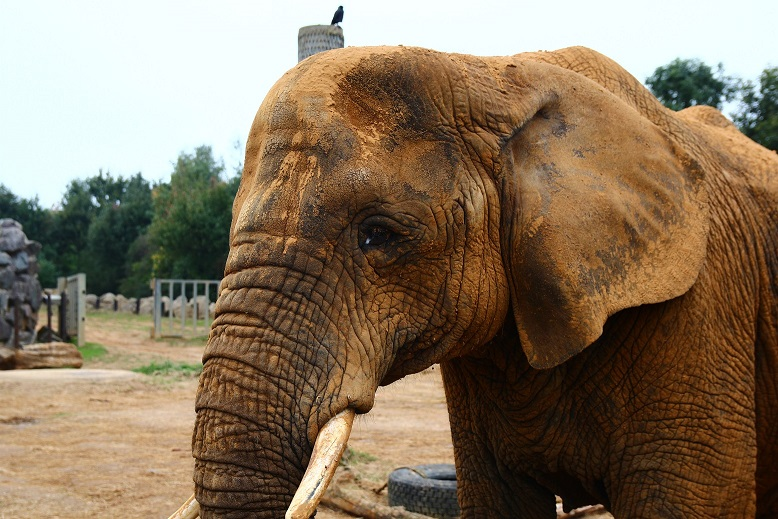
#> input picture images/elephant.jpg, 778 x 519 px
$ python edge_detect.py   (older library calls are emulated)
#> lines starting #> are read from the running program, lines starting #| are printed output that depends on the picture; after the words box and inside, x2 and y2 are one past the last pixel; in counts of white or black regions, pixels touching at a corner belong together
import cv2
import numpy as np
import os.path

image = cv2.imread(os.path.dirname(__file__) + '/../images/elephant.jpg',0)
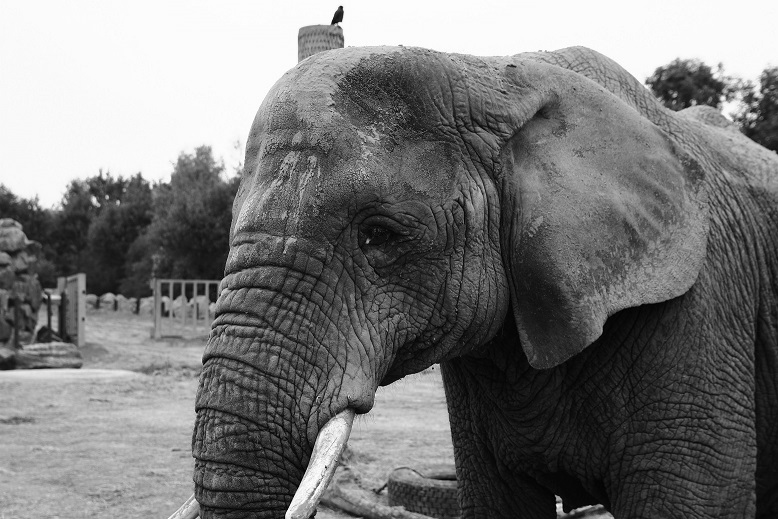
#> image: shape (519, 778); min 0, max 255, mean 120.1
cv2.imshow('Original', image)
cv2.waitKey(0)

height, width = image.shape
#> height = 519; width = 778

# Extract Sobel Edges
sobel_x = cv2.Sobel(image, cv2.CV_64F, 0, 1, ksize=5)
sobel_y = cv2.Sobel(image, cv2.CV_64F, 1, 0, ksize=5)

cv2.imshow('Sobel X', sobel_x)
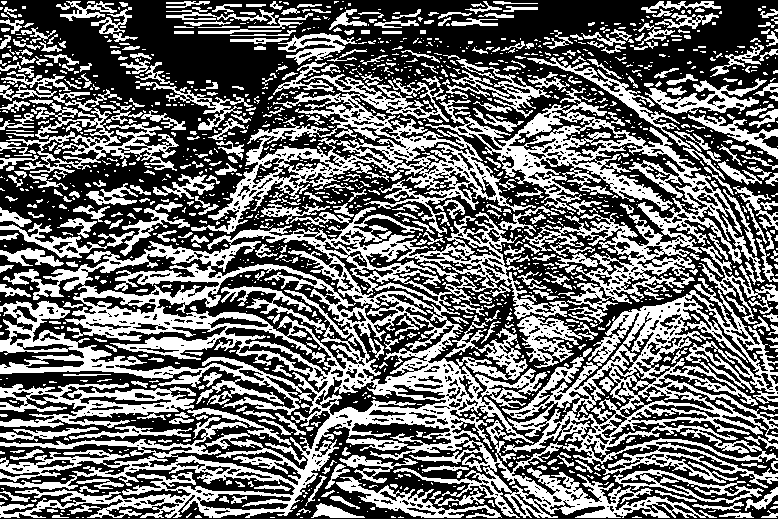
#> window 'Sobel X': shape (519, 778); 42.7% white; 1592 white regions (1159 under 20 px), largest, box (x1, y1, x2, y2) and area: (0, 207, 778, 518) 77524, (425, 88, 765, 324) 16374, (191, 74, 536, 237) 12579
cv2.waitKey(0)
cv2.imshow('Sobel Y', sobel_y)
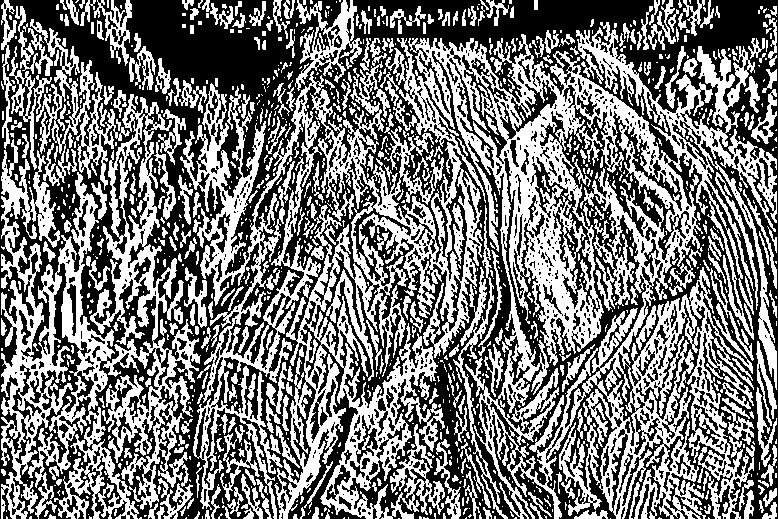
#> window 'Sobel Y': shape (519, 778); 46.9% white; 1144 white regions (780 under 20 px), largest, box (x1, y1, x2, y2) and area: (274, 22, 777, 519) 94111, (1, 94, 201, 519) 30569, (180, 71, 324, 519) 15204
cv2.waitKey(0)

sobel_OR = cv2.bitwise_or(sobel_x, sobel_y)
cv2.imshow('sobel_OR', sobel_OR)
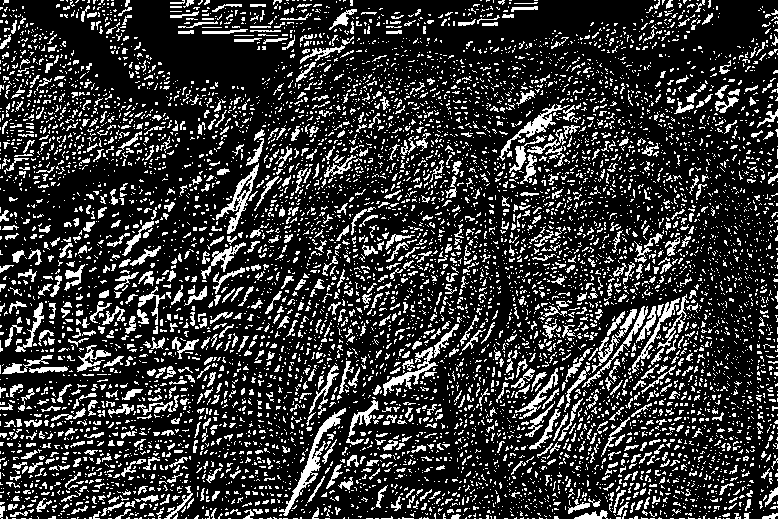
#> window 'sobel_OR': shape (519, 778); 20.8% white in thin lines or dots
cv2.waitKey(0)

laplacian = cv2.Laplacian(image, cv2.CV_64F)
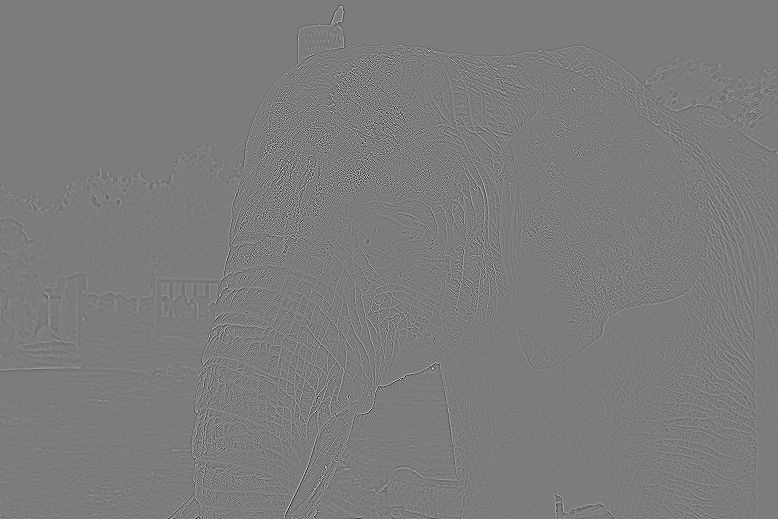
#> laplacian: shape (519, 778) float64; min -479, max 501, mean 0; drawn with min black and max white
cv2.imshow('Laplacian', laplacian)
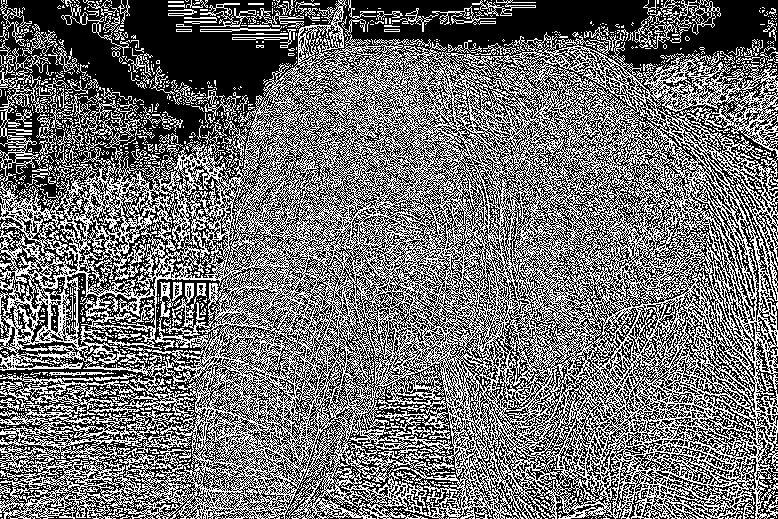
#> window 'Laplacian': shape (519, 778); 44.2% white in thin lines or dots
cv2.waitKey(0)

"""
Then, we need to provide two values: threshold1 and threshold2. Any gradient value larger than threshold2
is considered to be an edge. Any value below threshold1 is considered not to be an edge.
Values in between threshold1 and threshold2 are either classiﬁed as edges or non-edges based on how their
intensities are "connected". In this case, any gradient values below 50 are considered non-edges
whereas any values above 120 are considered edges.
"""

# Canny Edge Detection uses gradient values as thresholds
# The first threshold gradient
canny = cv2.Canny(image, 50, 120)
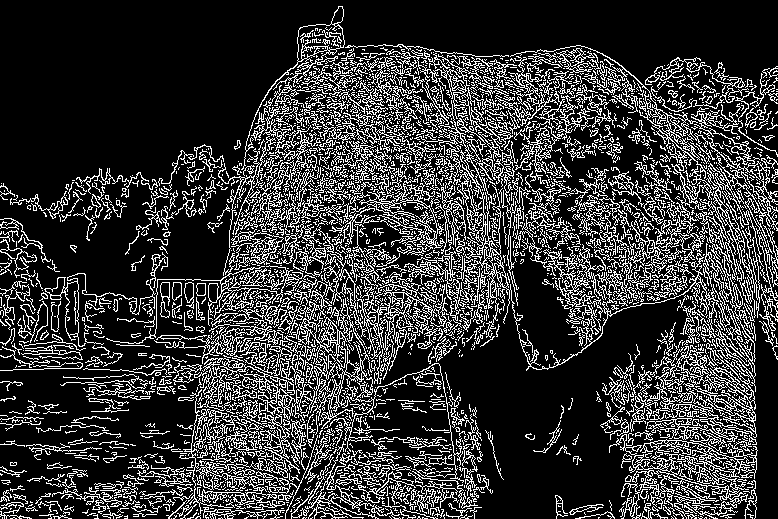
#> canny: shape (519, 778); 21.5% white in thin lines or dots
cv2.imshow('Canny', canny)
cv2.waitKey(0)

cv2.destroyAllWindows()

$ run again, with images/Hillary.jpg copied over images/elephant.jpg
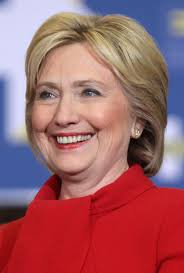
#> input picture images/Hillary.jpg, 184 x 273 px
#> `cv2.imshow('Sobel X', sobel_x)`:
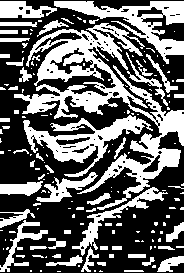
#> window 'Sobel X': shape (273, 184); 39.8% white; 161 white regions (104 under 20 px), largest, box (x1, y1, x2, y2) and area: (14, 23, 184, 210) 7867, (23, 115, 153, 177) 2426, (54, 1, 184, 64) 2421
#> `canny = cv2.Canny(image, 50, 120)`:
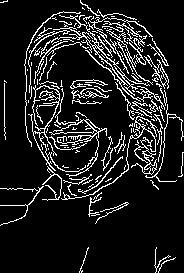
#> canny: shape (273, 184); 12% white in thin lines or dots
